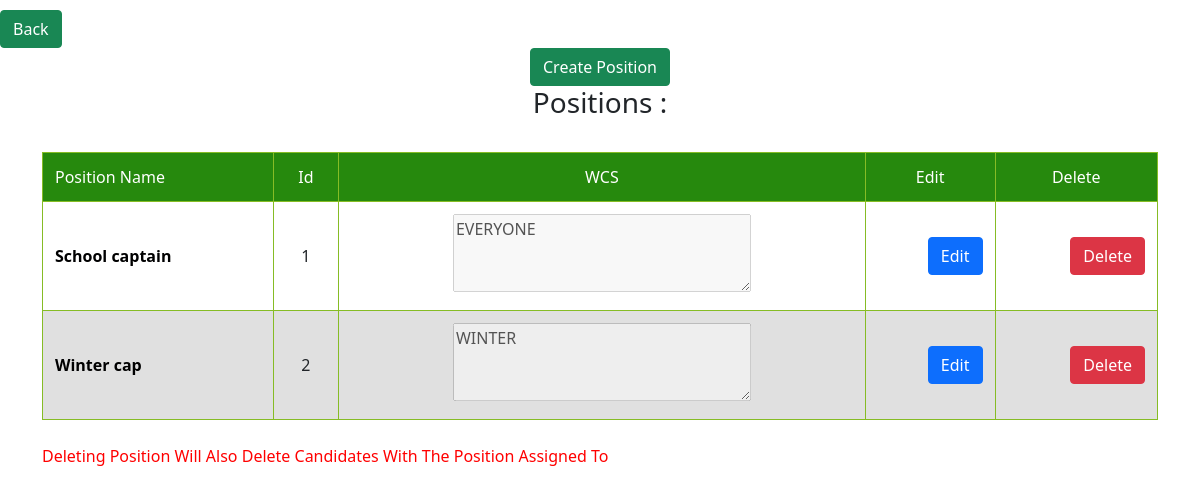
The app's page /admin/positions (signed in) with its own data.
### tables this page shows
CREATE TABLE positions (
	            id INTEGER PRIMARY KEY,
	            name TEXT NOT NULL,
	            wcs TEXT NOT NULL
                );

### main.py (the view)
@app.route('/admin/positions')
def positions():
    if not session.get("login"):
        return redirect("/admin/login")
    return render_template('positions.html', tm=conn.cursor().execute('SELECT * from positions').fetchall())

### templates/positions.html (shortened to what this page needs)
<!DOCTYPE html>
<html lang="en">
<head>
    <link rel="stylesheet" href="{{ url_for('static', filename='table.css')}}">
    <link rel="stylesheet" href="{{ url_for('static', filename='bootstrap.min.css') }}">
</head>
<body>
    <div class="buttonss" style="padding-top: 10px">
        <a href="../admin"><button type="button" class="btn btn-success">Back</button></a>
    </div>
    <center>
        <a href="positions/create"><button type="button" class="btn btn-success">Create Position</button></a>
        <h3>Positions :</h3>
    </center>
    <div class="container">
  <table class="responsive-table">
    <thead>
      <tr>
        <th scope="col">Position Name</th>
        <th scope="col">Id</th>
        <th scope="col">WCS</th>
        <th scope="col">Edit</th>
        <th scope="col">Delete</th>
      </tr>
    </thead>
    <tbody>
        {% for item in tm %}
      <tr>
        <th scope="row">{{item[1]}}</th>
        <td data-title="Id">{{item[0]}}</td>
        <td><textarea name="ew" id="ew" cols="30" rows="3" disabled>{{ item[2] }}</textarea></td>
        <td data-title="Edit" data-type="currency"><a href="positions/edit/{{item[0]}}"><button type="button" class="btn btn-primary" >Edit</button></a></td>
        <td data-title="Delete" data-type="currency"><a href="positions/delete/{{item[0]}}"><button type="button" class="btn btn-danger">Delete</button></a></td>
      </tr>
      {% endfor %}
    </tbody>
  </table>
  <p style="color: red;">Deleting Position Will Also Delete Candidates With The Position Assigned To</p>
</div>
</body>
</html>

### static/table.css (style rules this page uses)
html { box-sizing: border-box; }
*, *:before, *:after { box-sizing: inherit; }
body { font-family: system-ui, -apple-system, BlinkMacSystemFont, "Avenir Next", "Avenir", "Segoe UI", "Lucida Grande", "Helvetica Neue", "Helvetica", "Fira Sans", "Roboto", "Noto", "Droid Sans", "Cantarell", "Oxygen", "Ubuntu", "Franklin Gothic Medium", "Century Gothic", "Liberation Sans", sans-serif; color: rgba(0, 0, 0, 0.87); }
a { color: #26890d; }
.container { margin: 5% 3%; }
@media (min-width: 48em) { .container { margin: 2%; } }
@media (min-width: 75em) { .container { margin: 2em auto; max-width: 75em; } }
.responsive-table { width: 100%; margin-bottom: 1.5em; border-spacing: 0; }
@media (min-width: 48em) { .responsive-table { font-size: 0.9em; } }
@media (min-width: 62em) { .responsive-table { font-size: 1em; } }
.responsive-table thead { position: absolute; clip: rect(1px 1px 1px 1px); padding: 0; border: 0; height: 1px; width: 1px; overflow: hidden; }
@media (min-width: 48em) { .responsive-table thead { position: relative; clip: auto; height: auto; width: auto; overflow: auto; } }
.responsive-table thead th { background-color: #26890d; border: 1px solid #86bc25; font-weight: normal; text-align: center; color: white; }
.responsive-table thead th:first-of-type { text-align: left; }
.responsive-table tbody, .responsive-table tr, .responsive-table th, .responsive-table td { display: block; padding: 0; text-align: left; white-space: normal; }
@media (min-width: 48em) { .responsive-table tr { display: table-row; } }
.responsive-table th, .responsive-table td { padding: 0.5em; vertical-align: middle; }
@media (min-width: 30em) { .responsive-table th, .responsive-table td { padding: 0.75em 0.5em; } }
@media (min-width: 48em) { .responsive-table th, .responsive-table td { display: table-cell; padding: 0.5em; } }
@media (min-width: 62em) { .responsive-table th, .responsive-table td { padding: 0.75em 0.5em; } }
@media (min-width: 75em) { .responsive-table th, .responsive-table td { padding: 0.75em; } }
@media (min-width: 48em) { .responsive-table tbody { display: table-row-group; } }
.responsive-table tbody tr { margin-bottom: 1em; }
@media (min-width: 48em) { .responsive-table tbody tr { display: table-row; border-width: 1px; } }
.responsive-table tbody tr:last-of-type { margin-bottom: 0; }
@media (min-width: 48em) { .responsive-table tbody tr:nth-of-type(even) { background-color: rgba(0, 0, 0, 0.12); } }
.responsive-table tbody th[scope=row] { background-color: #26890d; color: white; }
@media (min-width: 30em) { .responsive-table tbody th[scope=row] { border-left: 1px solid #86bc25; border-bottom: 1px solid #86bc25; } }
@media (min-width: 48em) { .responsive-table tbody th[scope=row] { background-color: transparent; color: #000001; text-align: left; } }
.responsive-table tbody td { text-align: right; }
@media (min-width: 48em) { .responsive-table tbody td { border-left: 1px solid #86bc25; border-bottom: 1px solid #86bc25; text-align: center; } }
@media (min-width: 48em) { .responsive-table tbody td:last-of-type { border-right: 1px solid #86bc25; } }
.responsive-table tbody td[data-type=currency] { text-align: right; }
.responsive-table tbody td[data-title]:before { content: attr(data-title); float: left; font-size: 0.8em; color: rgba(0, 0, 0, 0.54); }
@media (min-width: 30em) { .responsive-table tbody td[data-title]:before { font-size: 0.9em; } }
@media (min-width: 48em) { .responsive-table tbody td[data-title]:before { content: none; } }

### records on screen
positions: name "School captain", id "1", ew "EVERYONE"
positions: name "Winter cap", id "2", ew "WINTER"
